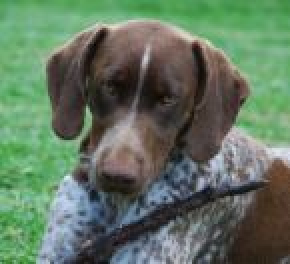
#> input picture n02100236/n02100236_1050.JPEG, 145 x 132 px (shown 2 times larger); its folder holds only this picture in this run
$ python parse_example.py   (older library calls are emulated)
#> lines starting #> are read from the running program, lines starting #| are printed output that depends on the picture
import sys
import struct
from sklearn import tree as t_ada
from sklearn import ensemble
from sklearn import metrics
import time
import random
import math
import numpy as np
from decision_tree import ApproximateDecisionTreeClassifier
from decision_tree import DeterministicDecisionTreeClassifier
import scipy
import pickle
from operator import add
from scipy import stats
from collections import Counter
from os import listdir
from os.path import isfile, join, splitext
from skimage.feature import hog
import xml.etree.ElementTree as ET


# [126 lines left out: functions run_adaboost, run_decision_tree, readChoirDat, not called in this run]


def get_annotated_names(annotationId):
    annotationId = "bbox/" + annotationId
    annotations = [splitext(f)[0] for f in listdir(annotationId) if isfile(join(annotationId, f))]
    return annotations


list_ids = ["n02100236/", "n02124075/"]
# "n02100236/" Dogs
# "n00017222/" plants
# "n00442437/"
# "n11596108/"
# "n02124075/" cats
N = 100
n_classes = len(list_ids)
test_N = 10

attribute_size = 1568
train_X = np.zeros((N * n_classes, attribute_size))
train_y = np.zeros((N * n_classes))
test_X = np.zeros((test_N * n_classes, attribute_size))
test_y = np.zeros((test_N * n_classes))
image_size = 64
total = 0
test_total = 0
cell_size = 8
for num in range(0, n_classes):
    folderId = list_ids[num]
    images = get_annotated_names(folderId)
    images = [image for image in images if isfile(folderId + image + ".JPEG")]
    for i in range(1, N + 1):
        fileName = images[i - 1]
        arr = scipy.misc.imread(folderId + fileName + ".JPEG", flatten=True)
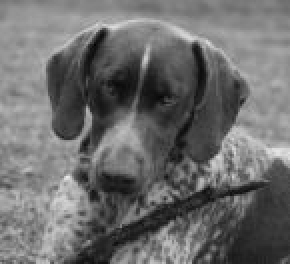
#> arr: shape (132, 145) float32 (shown 2 times larger); min 1.5, max 234.3, mean 109.1

#> (the run stopped early here; a loop or call above may not have finished)

$ run again, on n02100236/n02100236_1522.JPEG
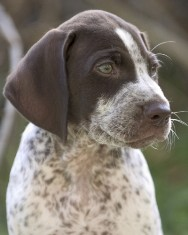
#> input picture n02100236/n02100236_1522.JPEG, 188 x 235 px
#> `arr = scipy.misc.imread(folderId + fileName + ".JPEG", flatten=True)`:
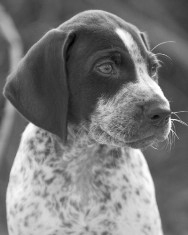
#> arr: shape (235, 188) float32; min 2.09, max 255, mean 121.2

$ run again, on n02100236/n02100236_159.JPEG
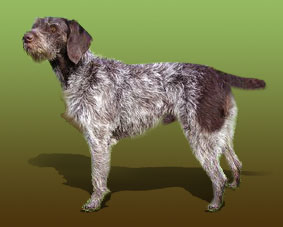
#> input picture n02100236/n02100236_159.JPEG, 283 x 227 px
#> `arr = scipy.misc.imread(folderId + fileName + ".JPEG", flatten=True)`:
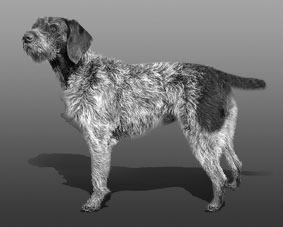
#> arr: shape (227, 283) float32; min 0, max 254.2, mean 109.8

$ run again, on n02100236/n02100236_1600.JPEG
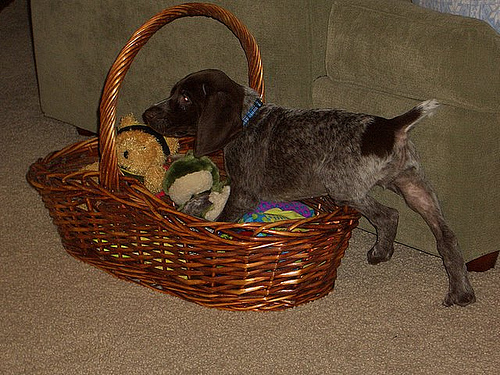
#> input picture n02100236/n02100236_1600.JPEG, 500 x 375 px
#> `arr = scipy.misc.imread(folderId + fileName + ".JPEG", flatten=True)`:
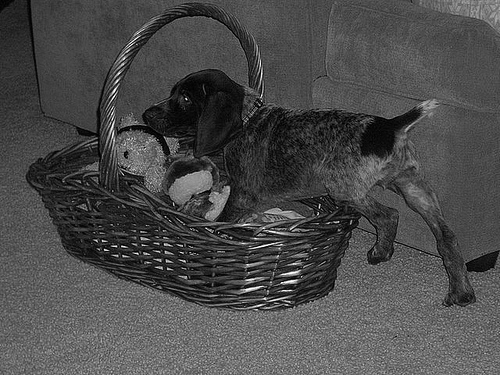
#> arr: shape (375, 500) float32; min 0, max 255, mean 75.6

$ run again, on n02100236/n02100236_1079.JPEG
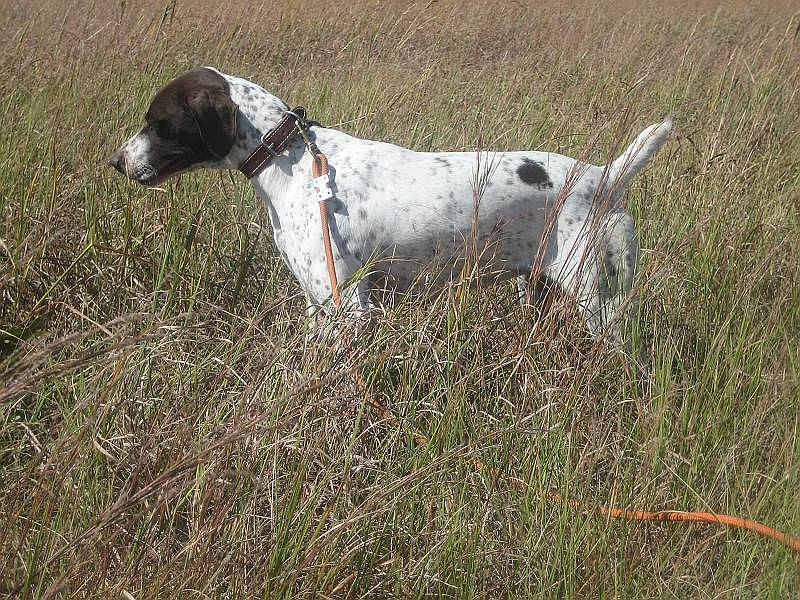
#> input picture n02100236/n02100236_1079.JPEG, 800 x 600 px
#> `arr = scipy.misc.imread(folderId + fileName + ".JPEG", flatten=True)`:
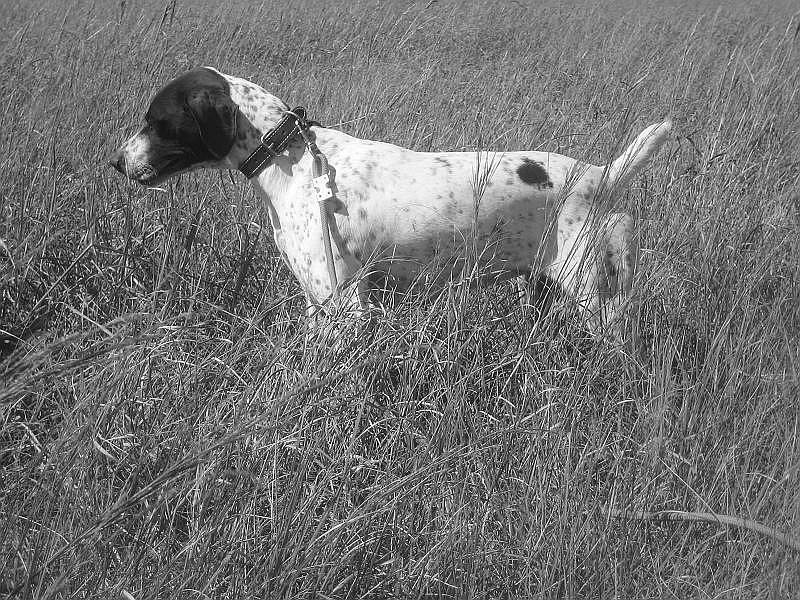
#> arr: shape (600, 800) float32; min 0, max 255, mean 115.3
